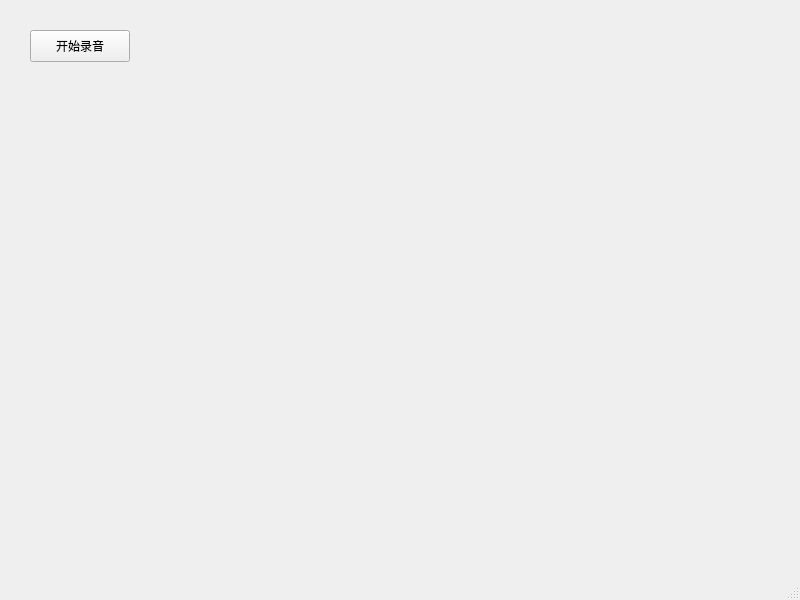
<?xml version="1.0" encoding="UTF-8"?>
<ui version="4.0">
 <class>MainWindow</class>
 <widget class="QMainWindow" name="MainWindow">
  <property name="geometry">
   <rect>
    <x>0</x>
    <y>0</y>
    <width>800</width>
    <height>600</height>
   </rect>
  </property>
  <property name="windowTitle">
   <string>MainWindow</string>
  </property>
  <widget class="QWidget" name="centralwidget">
   <widget class="QPushButton" name="pushButton">
    <property name="geometry">
     <rect>
      <x>30</x>
      <y>30</y>
      <width>100</width>
      <height>32</height>
     </rect>
    </property>
    <property name="text">
     <string>开始录音</string>
    </property>
   </widget>
  </widget>
  <widget class="QMenuBar" name="menubar">
   <property name="geometry">
    <rect>
     <x>0</x>
     <y>0</y>
     <width>800</width>
     <height>24</height>
    </rect>
   </property>
  </widget>
  <widget class="QStatusBar" name="statusbar"/>
 </widget>
 <resources/>
 <connections/>
</ui>
